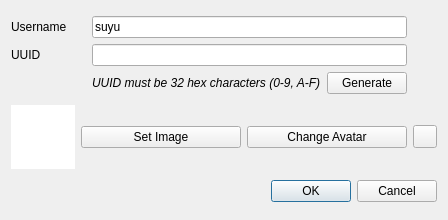
<?xml version="1.0" encoding="UTF-8"?>
<ui version="4.0">
 <class>NewUserDialog</class>
 <widget class="QDialog" name="NewUserDialog">
  <property name="geometry">
   <rect>
    <x>0</x>
    <y>0</y>
    <width>448</width>
    <height>220</height>
   </rect>
  </property>
  <property name="windowTitle">
   <string>New User</string>
  </property>
  <layout class="QGridLayout" name="gridLayout_2">
   <item row="2" column="1" colspan="3">
    <widget class="QDialogButtonBox" name="buttonBox">
     <property name="orientation">
      <enum>Qt::Orientation::Horizontal</enum>
     </property>
     <property name="standardButtons">
      <set>QDialogButtonBox::StandardButton::Cancel|QDialogButtonBox::StandardButton::Ok</set>
     </property>
    </widget>
   </item>
   <item row="1" column="2">
    <widget class="QPushButton" name="setAvatar">
     <property name="text">
      <string>Change Avatar</string>
     </property>
    </widget>
   </item>
   <item row="1" column="1">
    <widget class="QPushButton" name="selectImage">
     <property name="text">
      <string>Set Image</string>
     </property>
    </widget>
   </item>
   <item row="1" column="3">
    <widget class="QToolButton" name="revert">
     <property name="text">
      <string/>
     </property>
    </widget>
   </item>
   <item row="0" column="0" colspan="4">
    <layout class="QGridLayout" name="gridLayout">
     <item row="1" column="0">
      <widget class="QLabel" name="label">
       <property name="text">
        <string>UUID</string>
       </property>
      </widget>
     </item>
     <item row="0" column="1" colspan="2">
      <widget class="QLineEdit" name="username">
       <property name="text">
        <string>suyu</string>
       </property>
      </widget>
     </item>
     <item row="1" column="1" colspan="2">
      <widget class="QLineEdit" name="uuid"/>
     </item>
     <item row="0" column="0">
      <widget class="QLabel" name="label_2">
       <property name="text">
        <string>Username</string>
       </property>
      </widget>
     </item>
     <item row="2" column="1">
      <widget class="QLabel" name="label_3">
       <property name="font">
        <font>
         <italic>true</italic>
        </font>
       </property>
       <property name="text">
        <string>UUID must be 32 hex characters (0-9, A-F)</string>
       </property>
      </widget>
     </item>
     <item row="2" column="2">
      <widget class="QPushButton" name="generate">
       <property name="text">
        <string>Generate</string>
       </property>
      </widget>
     </item>
     <item row="1" column="3">
      <widget class="QLabel" name="uuidVerified">
       <property name="sizePolicy">
        <sizepolicy hsizetype="Fixed" vsizetype="Preferred">
         <horstretch>0</horstretch>
         <verstretch>0</verstretch>
        </sizepolicy>
       </property>
       <property name="minimumSize">
        <size>
         <width>24</width>
         <height>0</height>
        </size>
       </property>
      </widget>
     </item>
     <item row="0" column="3">
      <widget class="QLabel" name="usernameVerified">
       <property name="text">
        <string/>
       </property>
      </widget>
     </item>
    </layout>
   </item>
   <item row="1" column="0">
    <widget class="QGraphicsView" name="image">
     <property name="sizePolicy">
      <sizepolicy hsizetype="Expanding" vsizetype="Expanding">
       <horstretch>0</horstretch>
       <verstretch>0</verstretch>
      </sizepolicy>
     </property>
     <property name="minimumSize">
      <size>
       <width>64</width>
       <height>64</height>
      </size>
     </property>
     <property name="maximumSize">
      <size>
       <width>64</width>
       <height>64</height>
      </size>
     </property>
     <property name="frameShape">
      <enum>QFrame::Shape::NoFrame</enum>
     </property>
     <property name="frameShadow">
      <enum>QFrame::Shadow::Plain</enum>
     </property>
     <property name="verticalScrollBarPolicy">
      <enum>Qt::ScrollBarPolicy::ScrollBarAlwaysOff</enum>
     </property>
     <property name="horizontalScrollBarPolicy">
      <enum>Qt::ScrollBarPolicy::ScrollBarAlwaysOff</enum>
     </property>
     <property name="interactive">
      <bool>false</bool>
     </property>
    </widget>
   </item>
  </layout>
 </widget>
 <resources/>
 <connections>
  <connection>
   <sender>buttonBox</sender>
   <signal>accepted()</signal>
   <receiver>NewUserDialog</receiver>
   <slot>accept()</slot>
   <hints>
    <hint type="sourcelabel">
     <x>248</x>
     <y>254</y>
    </hint>
    <hint type="destinationlabel">
     <x>157</x>
     <y>274</y>
    </hint>
   </hints>
  </connection>
  <connection>
   <sender>buttonBox</sender>
   <signal>rejected()</signal>
   <receiver>NewUserDialog</receiver>
   <slot>reject()</slot>
   <hints>
    <hint type="sourcelabel">
     <x>316</x>
     <y>260</y>
    </hint>
    <hint type="destinationlabel">
     <x>286</x>
     <y>274</y>
    </hint>
   </hints>
  </connection>
 </connections>
</ui>
